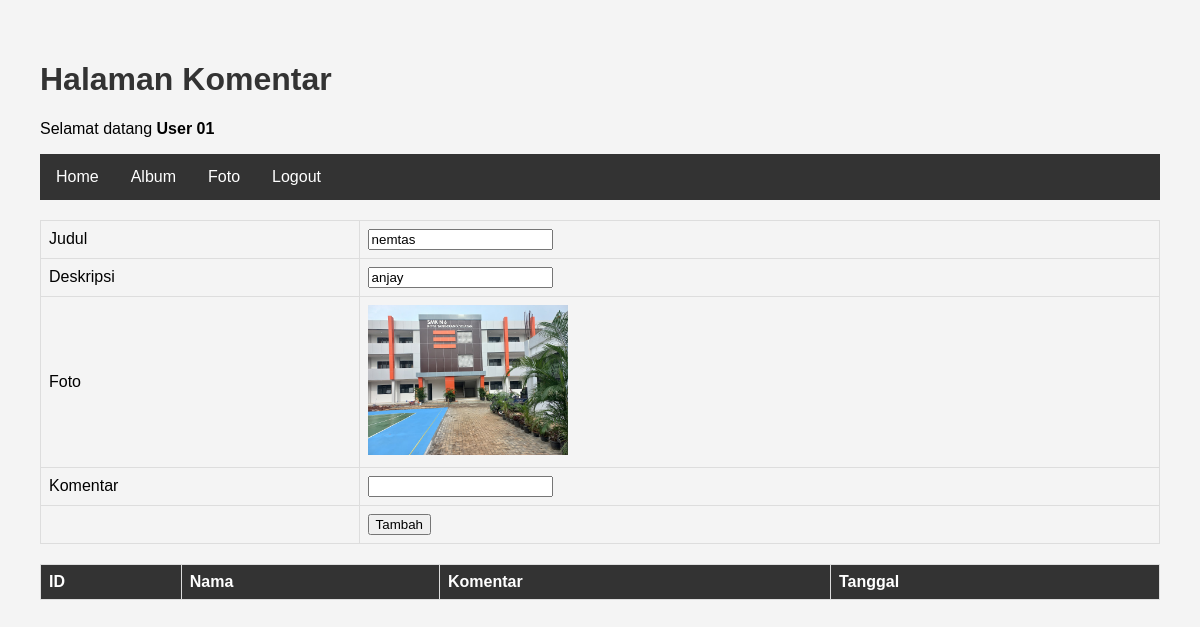
The page /komentar.php?fotoid=12 (signed in) on the database its author committed.
### tables this page shows
CREATE TABLE `foto` (
  `fotoid` int(11) NOT NULL,
  `judulfoto` varchar(255) NOT NULL,
  `deskripsifoto` text NOT NULL,
  `tanggalunggah` date NOT NULL,
  `lokasifile` varchar(255) NOT NULL,
  `albumid` int(11) NOT NULL,
  `userid` int(11) NOT NULL
);

### komentar.php (the view, shortened to what this page needs)
<!DOCTYPE html>
<html lang="en">
<head>
    <link rel="stylesheet" href="./assets/css/komentar.css">
</head>
<body>
    <h1>Halaman Komentar</h1>
    <p>Selamat datang <b><?=$_SESSION['namalengkap']?></b></p>
    <ul>
        <li><a href="index.php">Home</a></li>
        <li><a href="album.php">Album</a></li>
        <li><a href="foto.php">Foto</a></li>
        <li><a href="logout.php">Logout</a></li>
    </ul>
    <form action="tambah_komentar.php" method="post">
        <?php
            include "koneksi.php";
            $fotoid=$_GET['fotoid'];
            $sql=mysqli_query($conn,"select * from foto where fotoid='$fotoid'");
            while($data=mysqli_fetch_array($sql)){
        ?>
        <table>
            <tr>
                <td>Judul</td>
                <td><input type="text" name="judulfoto" value="<?=$data['judulfoto']?>"></td>
            </tr>
            <tr>
                <td>Deskripsi</td>
                <td><input type="text" name="deskripsifoto" value="<?=$data['deskripsifoto']?>"></td>
            </tr>
            <tr>
                <td>Foto</td>
                <td><img src="gambar/<?=$data['lokasifile']?>" width="200px"></td>
            </tr>
            <tr>
                <td>Komentar</td>
                <td><input type="text" name="isikomentar"></td>
            </tr>
            <tr>
                <td></td>
                <td><input type="submit" value="Tambah"></td>
            </tr>
        </table>
        <?php
            }
        ?>
    </form>
    <table width="100%" border="1" cellpadding=5 cellspacing=0>
        <tr>
            <th>ID</th>
            <th>Nama</th>
            <th>Komentar</th>
            <th>Tanggal</th>
        </tr>
    </table>
</body>
</html>

### assets/css/komentar.css (style rules this page uses)
body { font-family: Arial, sans-serif; margin: 20px; padding: 20px; background-color: #f4f4f4; }
h1 { color: #333; }
ul { list-style-type: none; padding: 0; margin: 0; overflow: hidden; background-color: #333; }
li { float: left; }
li a { display: block; color: white; text-align: center; padding: 14px 16px; text-decoration: none; }
form { margin-top: 20px; }
table { width: 100%; border-collapse: collapse; margin-top: 20px; }
th, td { border: 1px solid #ddd; padding: 8px; text-align: left; }
th { background-color: #333; color: white; }

### rows shown on the page
foto: judulfoto "nemtas", deskripsifoto "anjay", lokasifile (picture)

### other values the page prints
$_SESSION['namalengkap'] "User 01"
